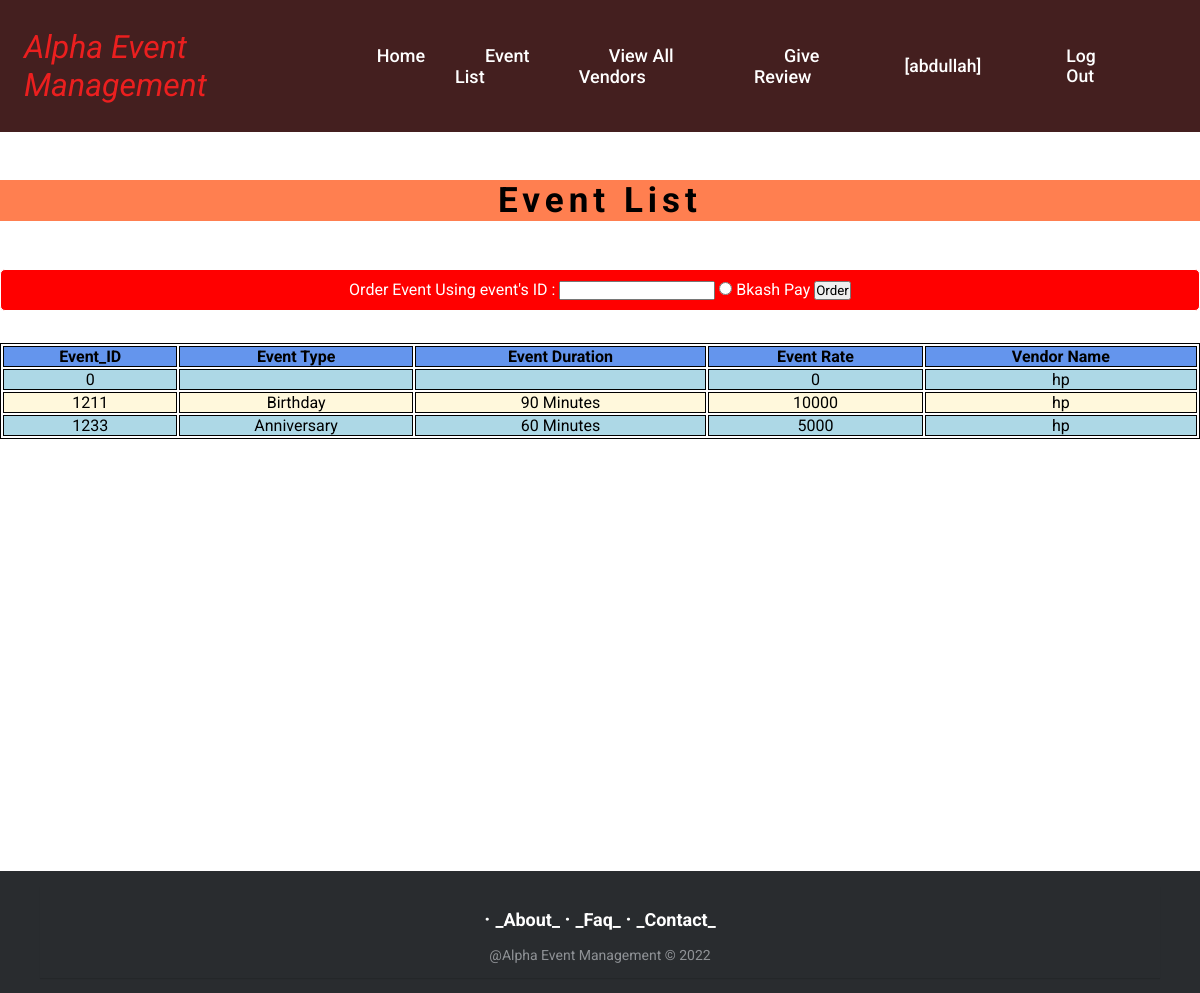
The app's page /view/client_event_list.php (signed in) with its own data.
### tables this page shows
CREATE TABLE `event` (
  `eId` int(10) NOT NULL,
  `eType` varchar(50) NOT NULL,
  `eDuration` varchar(50) NOT NULL,
  `eRate` int(10) NOT NULL,
  `vendorName` varchar(50) NOT NULL
);

### view/client_event_list.php (the view, shortened to what this page needs)
<?php
$loginId=$_SESSION["loginId"];
?>
<!DOCTYPE html>
<html>
<head>
<link rel="stylesheet" href="../view/css/client_index.css">
</head>
<body>
<header>
        <a href="" class="logo">Alpha Event Management</a>
        <ul class="navbar">
            <li><a href="index_client.php">Home</a></li>
            <li><a href="client_event_list.php">Event List</a></li>
            <li><a href="client_vendor_list.php">View All Vendors</a></li>
            <li><a href="AddRevForm.php">Give Review</a></li>
        </ul>
        <div class="nav_btn" id="underline">
        <a href="#">[<?php echo $loginId ?>]</a>
        <a href="../controller/logout.php">Log Out</a>
        </div>
</header>
<p style="text-align: center;background-color:coral;margin-top: 3rem;margin-bottom: 3rem;font-size:35px;font-weight:bolder;letter-spacing:5px;">Event List</p>
<div class="del_vendor">
<form action="" method="POST">
<label>Order Event Using event's ID :</label>
<input type="text" name="order_event" id="del_event" required>
<input type="radio" name="bkash" id="bkash" required>
<label for="bkash">Bkash Pay </label>
<input type="submit" name="order_event_btn" id="order_event_btn" value="Order" onclick="">
</form>
</div>
<?php
include("../controller/db/conn.php");
$sql = "SELECT eId, eType, eDuration, eRate, vendorName FROM event";
$result = $conn->query($sql);
if ($result->num_rows > 0) {
    echo "<table><tr> <th>Event_ID</th> <th>Event Type</th> <th>Event Duration</th> <th>Event Rate</th> <th> Vendor Name</th></tr>";
    while($row = $result->fetch_assoc()) {
        echo "<tr >
        <td >" . $row["eId"]. "</td>
         <td>" . $row["eType"]. "</td>
         <td>" . $row["eDuration"]. "</td>
         <td>" . $row["eRate"]. "</td>
         <td>" . $row["vendorName"]. "</td>
        </tr>";
    }
    echo "</table>";
} else {
  echo "<p style='text-align:center;'>0 Event available now....</p>";
}
?>
</body>
</html>
<?php
include("footer.php");
?>

### view/css/client_index.css (style rules this page uses)
* { padding: 0; margin: 0; box-sizing: border-box; list-style: none; text-decoration: none; font-family: 'Poppins', sans-serif; }
header { width: 100%; top: 0; right: 0; z-index: 1000; display: flex; align-items: center; justify-content: space-between; background: #441f1f; padding: 28px 2%; transition: all 0.50s ease; }
.logo { display: flex; align-items: center; font-style: italic; font-size: 32px; color: rgb(235, 31, 31); }
.navbar { display: flex; }
.navbar a { color: #fff; font-size: 18px; font-weight: 500; padding: 5px 0; margin: 0px 30px; transition: all 0.50s ease; box-shadow: 0 1em 2em rgba(black, .05); }
.nav_btn { display: flex; align-items: center; }
.nav_btn a { margin-right: 75px; margin-left: 10px; font-size: 1.1rem; font-weight: 500; transition: all; color: #fff; transition: all 0.50s ease; }

### view/client_event_list.php (style rules this page uses)
table, th, td { border: 1px solid; text-align: center; }
table { width: 100%; margin-bottom: 27rem; }
th { background-color:cornflowerblue; }
tr:nth-child(even) { background-color:lightblue; }
tr:nth-child(odd) { background-color:cornsilk; }
.del_vendor { background-color: red; color: white; border: 1px solid; border-radius: 5px; padding: 10px; text-decoration: none; text-align: center; margin-bottom: 2rem; }

### view/footer.php (style rules this page uses)
* { font-family: Roboto; }

### records on screen
event: eId "0", eRate "0", vendorName "hp"
event: eId "1211", eType "Birthday", eDuration "90 Minutes", eRate "10000", vendorName "hp"
event: eId "1233", eType "Anniversary", eDuration "60 Minutes", eRate "5000", vendorName "hp"

### other values on screen
$loginId "abdullah"
